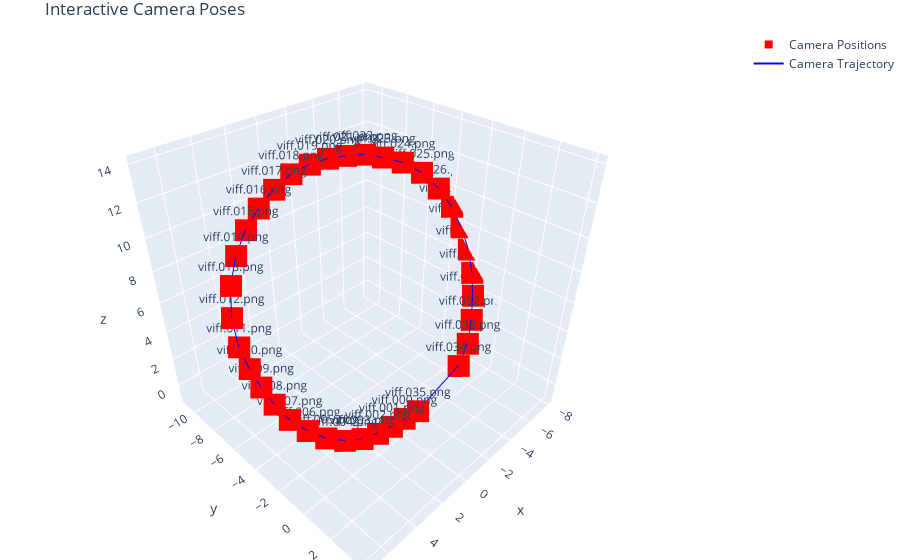
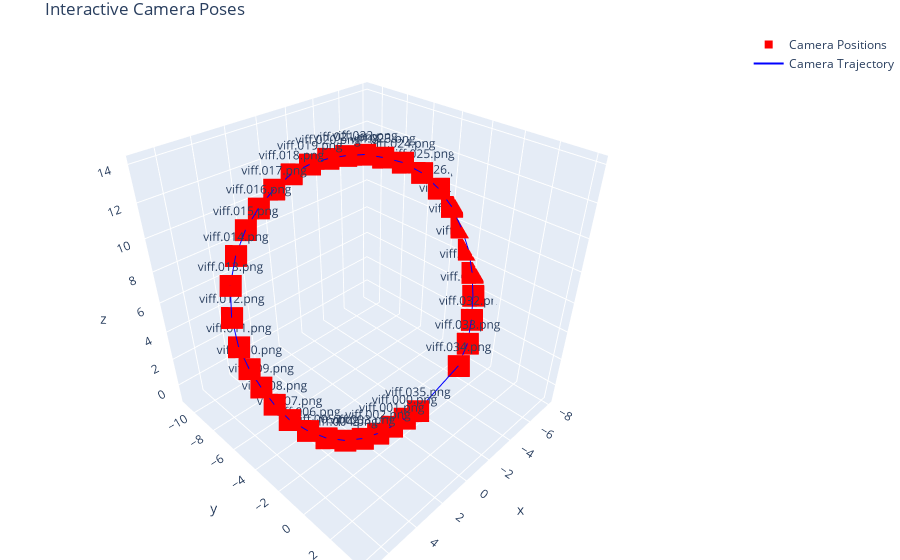
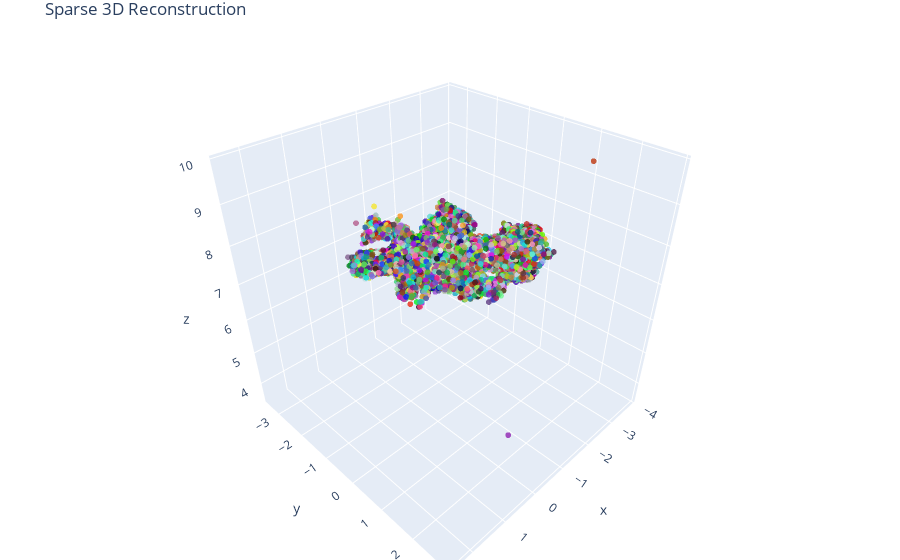

The code cell stored with these charts, in order, in its notebook:
### Code cell
# Dictionary to store camera poses for each parameter combination
all_camera_poses = {}

# Estimate camera intrinsics (same for all runs)
sample_img, _ = black_images[0]
image_shape = sample_img.shape
focal_length_factor = config['calibration']['focal_length_factor']
focal_length = focal_length_factor * max(image_shape[0], image_shape[1])
K = estimate_camera_matrix(image_shape, focal_length)
print("Estimated camera matrix:")
print(K)

# Estimate camera poses
camera_poses = estimate_poses_incremental(matches_dict, K)

print(f"Estimated poses for {len(camera_poses)} cameras.")

# Show the interactive plot immediately for this parameter combination
print("Displaying interactive 3D plot...")
plot_interactive_camera_poses(camera_poses)

#Run global pose estimation with triangulation and merging.
if config['sfm']['refine_poses']:
    print("\nRunning bundle adjustment...")
    refined_poses, merged_points, _ = run_global_ba(camera_poses, matches_dict, K, iterations=config['sfm']['iterations']:)
    print("Bundle adjustment complete.")
    plot_interactive_camera_poses(refined_poses)

#Manually triangulate points and merge them without bundle adjustment.
else:
    # Triangulate 3D points
    print("\nTriangulating 3D points...")
    points_3d, point_observations = triangulate_all_points(camera_poses, matches_dict, K, min_angle_deg=config['sfm']['min_angle_deg'], max_reproj_error=config['sfm']['max_reproj_error'])

    print(f"Triangulated {len(points_3d)} 3D points.")

    # Merge close points to reduce noise
    merged_points, merged_observations = merge_triangulated_points(points_3d, point_observations, threshold=config['sfm']['merge_threshold'])
    print(f"After merging: {len(merged_points)} 3D points.")

# Visualize sparse point cloud
if len(merged_points) > 0:
    print("\nVisualizing sparse point cloud...")
    points_array = np.array(merged_points)
    
    # Assign random colors for visualization
    np.random.seed(42)  
    colors = np.random.rand(len(points_array), 3)
    
    # Interactive visualization
    plot_interactive_point_cloud(points_array, colors, title="Sparse 3D Reconstruction")

    # Save sparse point cloud
    sparse_cloud_file = os.path.join(output_dir, "/sparse_point_cloud/dinosaur_sparse.ply")
    pcd = o3d.geometry.PointCloud()
    pcd.points = o3d.utility.Vector3dVector(points_array)
    pcd.colors = o3d.utility.Vector3dVector(colors)
    o3d.io.write_point_cloud(sparse_cloud_file, pcd)
    print(f"Saved sparse point cloud to {sparse_cloud_file}")

### Figure 1 — Plotly figure (JSON) as saved in the notebook; plotly's stock layout.template omitted (floating-point values rounded to 4 significant figures)
{"data": [{"marker": {"color": "red", "size": 8, "symbol": "square"}, "mode": "markers+text", "name": "Camera Positions", "text": ["viff.000.png", "viff.001.png", "viff.002.png", "viff.003.png", "viff.004.png", "viff.005.png", "viff.006.png", "viff.007.png", "viff.008.png", "viff.009.png", "viff.010.png", "viff.011.png", "viff.012.png", "viff.013.png", "viff.014.png", "viff.015.png", "viff.016.png", "viff.017.png", "viff.018.png", "viff.019.png", "viff.020.png", "viff.021.png", "viff.022.png", "viff.023.png", "viff.024.png", "viff.025.png", "viff.026.png", "viff.027.png", "viff.028.png", "viff.029.png", "viff.030.png", "viff.031.png", "viff.032.png", "viff.033.png", "viff.034.png", "viff.035.png"], "textposition": "top center", "type": "scatter3d", "x": [0.0, 0.996, 2.012, 3.059, 4.087, 5.037, 5.8, 6.457, 6.843, 7.112, 7.32, 7.435, 7.244, 6.709, 5.864, 4.835, 3.729, 2.559, 1.326, 0.1056, -1.09, -2.218, -3.389, -4.475, -5.614, -6.667, -7.5, -8.046, -8.328, -8.354, -8.066, -7.589, -6.93, -6.034, -4.879, -0.9867], "y": [0.0, -0.04871, -0.1201, -0.2448, -0.4816, -0.8397, -1.319, -1.818, -2.396, -2.935, -3.392, -3.848, -4.419, -4.992, -5.589, -6.101, -6.497, -6.743, -6.908, -6.925, -6.886, -6.735, -6.506, -6.21, -5.776, -5.233, -4.607, -3.959, -3.341, -2.673, -2.044, -1.489, -0.9408, -0.4274, -0.1207, 0.1275], "z": [0.0, 0.07517, 0.2532, 0.5603, 1.046, 1.694, 2.448, 3.345, 4.248, 5.189, 6.195, 7.312, 8.592, 9.827, 10.79, 11.53, 12.1, 12.59, 12.95, 13.07, 13.04, 12.9, 12.68, 12.28, 11.77, 11.0, 9.953, 8.81, 7.573, 6.303, 5.053, 3.876, 2.694, 1.643, 0.7839, -0.02063]}, {"line": {"color": "blue", "width": 2}, "mode": "lines", "name": "Camera Trajectory", "type": "scatter3d", "x": [0.0, 0.996, 2.012, 3.059, 4.087, 5.037, 5.8, 6.457, 6.843, 7.112, 7.32, 7.435, 7.244, 6.709, 5.864, 4.835, 3.729, 2.559, 1.326, 0.1056, -1.09, -2.218, -3.389, -4.475, -5.614, -6.667, -7.5, -8.046, -8.328, -8.354, -8.066, -7.589, -6.93, -6.034, -4.879, -0.9867], "y": [0.0, -0.04871, -0.1201, -0.2448, -0.4816, -0.8397, -1.319, -1.818, -2.396, -2.935, -3.392, -3.848, -4.419, -4.992, -5.589, -6.101, -6.497, -6.743, -6.908, -6.925, -6.886, -6.735, -6.506, -6.21, -5.776, -5.233, -4.607, -3.959, -3.341, -2.673, -2.044, -1.489, -0.9408, -0.4274, -0.1207, 0.1275], "z": [0.0, 0.07517, 0.2532, 0.5603, 1.046, 1.694, 2.448, 3.345, 4.248, 5.189, 6.195, 7.312, 8.592, 9.827, 10.79, 11.53, 12.1, 12.59, 12.95, 13.07, 13.04, 12.9, 12.68, 12.28, 11.77, 11.0, 9.953, 8.81, 7.573, 6.303, 5.053, 3.876, 2.694, 1.643, 0.7839, -0.02063]}], "layout": {"margin": {"b": 0, "l": 0, "r": 0, "t": 30}, "scene": {"aspectmode": "cube", "xaxis": {"range": [-8.354, 7.435]}, "yaxis": {"range": [-11.29, 4.495]}, "zaxis": {"range": [-1.369, 14.42]}}, "title": {"text": "Interactive Camera Poses"}}}

### Figure 2 — Plotly figure (JSON) as saved in the notebook; plotly's stock layout.template omitted (floating-point values rounded to 4 significant figures)
{"data": [{"marker": {"color": "red", "size": 8, "symbol": "square"}, "mode": "markers+text", "name": "Camera Positions", "text": ["viff.000.png", "viff.001.png", "viff.002.png", "viff.003.png", "viff.004.png", "viff.005.png", "viff.006.png", "viff.007.png", "viff.008.png", "viff.009.png", "viff.010.png", "viff.011.png", "viff.012.png", "viff.013.png", "viff.014.png", "viff.015.png", "viff.016.png", "viff.017.png", "viff.018.png", "viff.019.png", "viff.020.png", "viff.021.png", "viff.022.png", "viff.023.png", "viff.024.png", "viff.025.png", "viff.026.png", "viff.027.png", "viff.028.png", "viff.029.png", "viff.030.png", "viff.031.png", "viff.032.png", "viff.033.png", "viff.034.png", "viff.035.png"], "textposition": "top center", "type": "scatter3d", "x": [0.0005097, 0.9964, 2.012, 3.055, 4.084, 5.035, 5.799, 6.467, 6.852, 7.12, 7.335, 7.447, 7.249, 6.731, 5.874, 4.848, 3.733, 2.559, 1.322, 0.09926, -1.094, -2.22, -3.392, -4.478, -5.617, -6.658, -7.491, -8.041, -8.31, -8.348, -8.088, -7.621, -6.933, -6.024, -4.882, -0.9867], "y": [0.001253, -0.04856, -0.1198, -0.2438, -0.4827, -0.8399, -1.32, -1.827, -2.401, -2.946, -3.406, -3.861, -4.427, -5.009, -5.599, -6.116, -6.505, -6.755, -6.904, -6.931, -6.884, -6.741, -6.512, -6.216, -5.781, -5.226, -4.599, -3.96, -3.334, -2.67, -2.05, -1.497, -0.939, -0.4286, -0.1193, 0.1248], "z": [0.007834, 0.07951, 0.257, 0.5728, 1.052, 1.697, 2.448, 3.336, 4.242, 5.184, 6.191, 7.316, 8.597, 9.834, 10.8, 11.54, 12.11, 12.6, 12.95, 13.08, 13.04, 12.9, 12.68, 12.28, 11.77, 11.0, 9.953, 8.81, 7.573, 6.299, 5.041, 3.856, 2.692, 1.652, 0.7787, -0.0199]}, {"line": {"color": "blue", "width": 2}, "mode": "lines", "name": "Camera Trajectory", "type": "scatter3d", "x": [0.0005097, 0.9964, 2.012, 3.055, 4.084, 5.035, 5.799, 6.467, 6.852, 7.12, 7.335, 7.447, 7.249, 6.731, 5.874, 4.848, 3.733, 2.559, 1.322, 0.09926, -1.094, -2.22, -3.392, -4.478, -5.617, -6.658, -7.491, -8.041, -8.31, -8.348, -8.088, -7.621, -6.933, -6.024, -4.882, -0.9867], "y": [0.001253, -0.04856, -0.1198, -0.2438, -0.4827, -0.8399, -1.32, -1.827, -2.401, -2.946, -3.406, -3.861, -4.427, -5.009, -5.599, -6.116, -6.505, -6.755, -6.904, -6.931, -6.884, -6.741, -6.512, -6.216, -5.781, -5.226, -4.599, -3.96, -3.334, -2.67, -2.05, -1.497, -0.939, -0.4286, -0.1193, 0.1248], "z": [0.007834, 0.07951, 0.257, 0.5728, 1.052, 1.697, 2.448, 3.336, 4.242, 5.184, 6.191, 7.316, 8.597, 9.834, 10.8, 11.54, 12.11, 12.6, 12.95, 13.08, 13.04, 12.9, 12.68, 12.28, 11.77, 11.0, 9.953, 8.81, 7.573, 6.299, 5.041, 3.856, 2.692, 1.652, 0.7787, -0.0199]}], "layout": {"margin": {"b": 0, "l": 0, "r": 0, "t": 30}, "scene": {"aspectmode": "cube", "xaxis": {"range": [-8.348, 7.447]}, "yaxis": {"range": [-11.3, 4.495]}, "zaxis": {"range": [-1.37, 14.43]}}, "title": {"text": "Interactive Camera Poses"}}}

### Figure 3 — Plotly figure (JSON) as saved in the notebook; plotly's stock layout.template omitted (floating-point values rounded to 4 significant figures; data arrays with more than 128 entries replaced by an {"elided": "..."} marker saying what was removed)
{"data": [{"marker": {"color": {"elided": "6571 str values"}, "opacity": 0.8, "size": 2}, "mode": "markers", "type": "scatter3d", "x": {"elided": "6571 float values"}, "y": {"elided": "6571 float values"}, "z": {"elided": "6571 float values"}}], "layout": {"margin": {"b": 0, "l": 0, "r": 0, "t": 30}, "scene": {"aspectmode": "cube", "xaxis": {"range": [-4.051, 2.65]}, "yaxis": {"range": [-3.627, 3.074]}, "zaxis": {"range": [3.366, 10.07]}}, "title": {"text": "Sparse 3D Reconstruction"}}}
